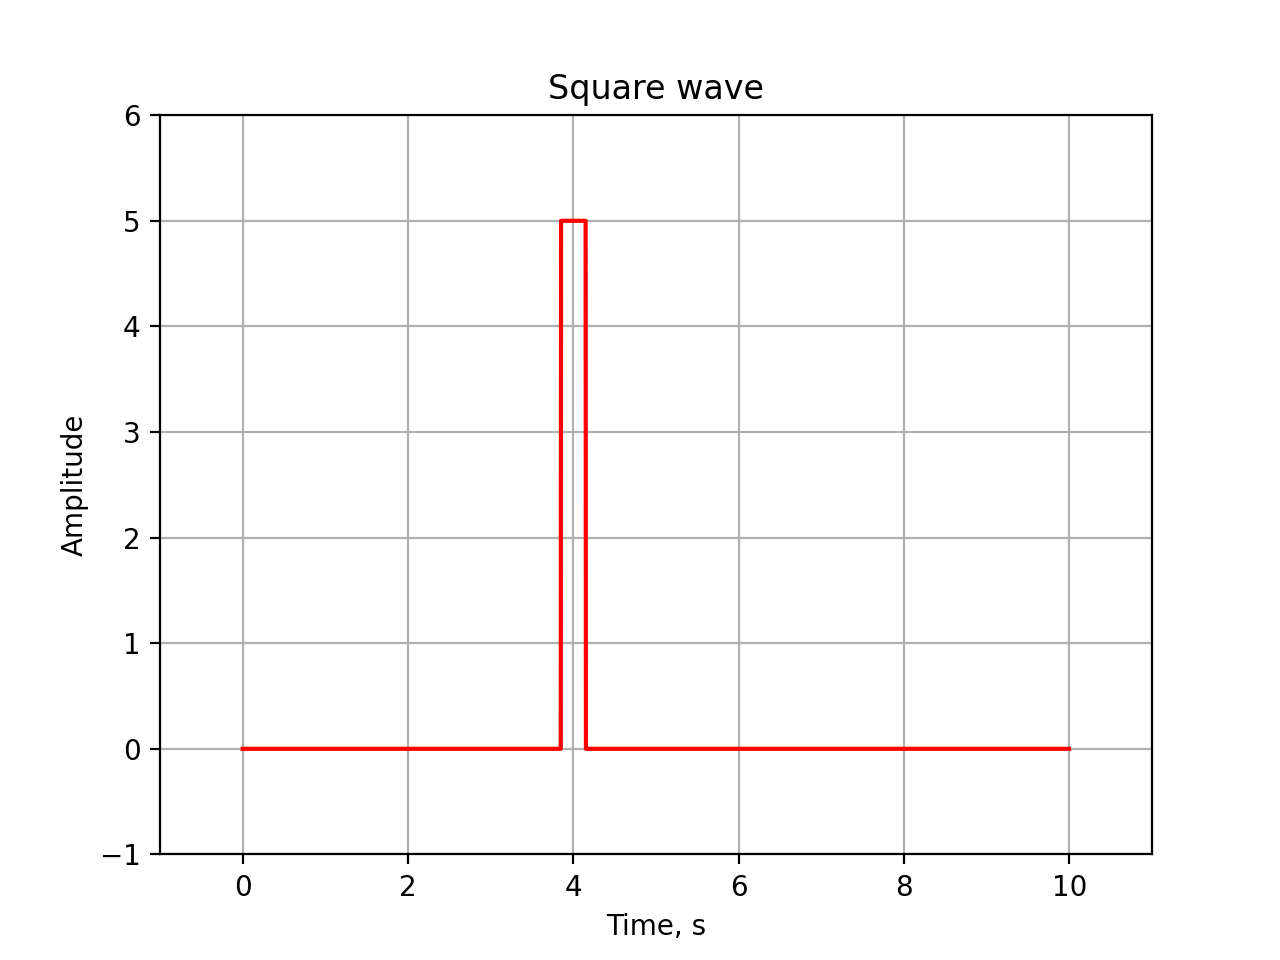

The Python source for this figure:
#!/usr/bin/env python
#coding=utf8
from numpy import array, arange, abs as np_abs

import matplotlib.pyplot as plt

fd = 256.0
t_min = 0
t_max = 10
delta_t = 1.0/fd;
A = 5
duration = 0.3
begin = 4.0 - duration/2;

def f(x):
    if x < begin:
        return 0;
    if x < begin+duration:
        return A;
    return 0;

x = arange(t_min, t_max, 1.0/fd);
y = array([f(t) for t in x]);
    
plt.plot(x, y, 'r')
plt.xlabel('Time, s')
plt.ylabel('Amplitude')
plt.title('Square wave')
plt.grid(True)
axes = plt.gca()
axes.set_xlim([-1,11])
axes.set_ylim([-1,6])
plt.show()
